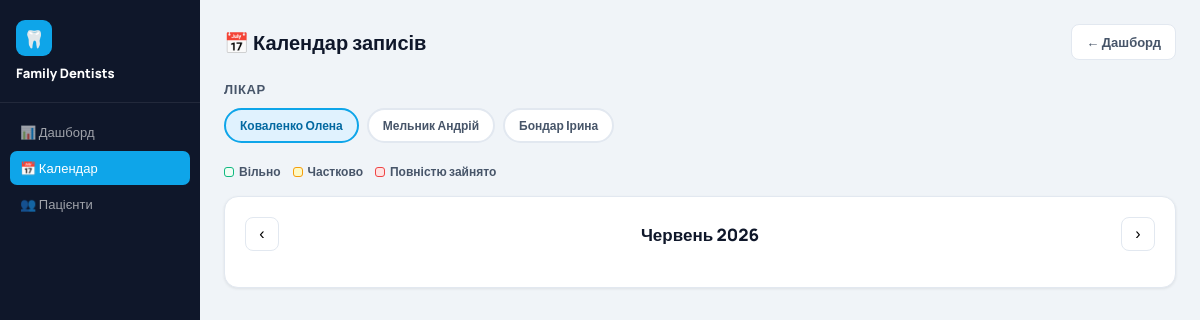
The app's page /calendar (signed in) with its own data.
### tables this page shows
CREATE TABLE doctors (
    id INTEGER PRIMARY KEY AUTOINCREMENT,
    name TEXT NOT NULL,
    specialty TEXT DEFAULT 'Стоматолог',
    telegram_id TEXT,
    active INTEGER DEFAULT 1
);

### web/app.py (the view)
@app.route("/calendar")
@require_login
def calendar():
    doctors = get_db().execute("SELECT * FROM doctors WHERE active = 1").fetchall()
    return render_template("calendar.html", doctors=doctors)

### web/app.py (called while the page is built)
def get_db():
    conn = sqlite3.connect(DB_PATH)
    conn.row_factory = sqlite3.Row
    return conn

def require_login(f):
    from functools import wraps
    @wraps(f)
    def decorated(*args, **kwargs):
        if not session.get("logged_in"):
            return redirect(url_for("login"))
        return f(*args, **kwargs)
    return decorated

### web/templates/calendar.html (shortened to what this page needs)
<!DOCTYPE html>
<html lang="uk">
<head>
</head>
<body>
<aside class="sidebar">
  <div class="logo"><div class="logo-icon">🦷</div><div class="logo-name">Family Dentists</div></div>
  <nav class="nav">
    <a href="/">📊 Дашборд</a>
    <a href="/calendar" class="active">📅 Календар</a>
    <a href="/patients">👥 Пацієнти</a>
  </nav>
</aside>
<main class="main">
  <div class="topbar">
    <div class="page-title">📅 Календар записів</div>
    <a href="/" class="btn btn-outline">← Дашборд</a>
  </div>
  <div class="section-title">Лікар</div>
  <div class="doctor-tabs" id="doctor-tabs">
    {% for d in doctors %}
    <div class="doctor-tab {% if loop.first %}active{% endif %}"
         onclick="selectDoctor({{ d.id }}, this)"
         data-id="{{ d.id }}">
      {{ d.name.split()[0] }} {{ d.name.split()[1] if d.name.split()|length > 1 else '' }}
    </div>
    {% endfor %}
  </div>
  <div class="legend">
    <div class="legend-item"><div class="legend-dot" style="background:#f0fdf4;border:1.5px solid #10b981"></div> Вільно</div>
    <div class="legend-item"><div class="legend-dot" style="background:#fef9c3;border:1.5px solid #f59e0b"></div> Частково</div>
    <div class="legend-item"><div class="legend-dot" style="background:#fee2e2;border:1.5px solid #ef4444"></div> Повністю зайнято</div>
  </div>
  <div class="cal-card">
    <div class="cal-header">
      <button class="cal-nav" onclick="prevMonth()">‹</button>
      <div class="cal-title" id="cal-title">Червень 2026</div>
      <button class="cal-nav" onclick="nextMonth()">›</button>
    </div>
  </div>
</main>
</body>
</html>

### web/templates/calendar.html (style rules this page uses)
* { box-sizing:border-box;margin:0;padding:0 }
body { font-family:'Manrope',sans-serif;background:#f0f4f8;color:#0f172a }
.sidebar { position:fixed;top:0;left:0;width:200px;height:100vh;background:#0f172a;display:flex;flex-direction:column;z-index:10 }
.logo { padding:20px 16px;border-bottom:1px solid rgba(255,255,255,.08) }
.logo-icon { width:36px;height:36px;background:#0ea5e9;border-radius:9px;display:flex;align-items:center;justify-content:center;font-size:17px;margin-bottom:8px }
.logo-name { font-size:13px;font-weight:800;color:#fff }
.nav { padding:12px 10px;flex:1 }
.nav a { display:flex;align-items:center;gap:8px;padding:8px 10px;border-radius:7px;color:rgba(255,255,255,.6);text-decoration:none;font-size:13px;font-weight:500;margin-bottom:2px;transition:all .15s }
.nav a.active { background:#0ea5e9;color:#fff }
.main { margin-left:200px;padding:24px }
.topbar { display:flex;justify-content:space-between;align-items:center;margin-bottom:20px;flex-wrap:wrap;gap:10px }
.page-title { font-size:20px;font-weight:800 }
.btn { display:inline-flex;align-items:center;gap:6px;padding:8px 14px;border-radius:8px;font-size:13px;font-weight:700;cursor:pointer;border:none;font-family:'Manrope',sans-serif;transition:all .15s;text-decoration:none }
.btn-outline { background:#fff;color:#475569;border:1.5px solid #e2e8f0 }
.doctor-tabs { display:flex;gap:8px;margin-bottom:20px;flex-wrap:wrap }
.doctor-tab { padding:7px 14px;border-radius:999px;font-size:12px;font-weight:700;cursor:pointer;border:2px solid #e2e8f0;background:#fff;color:#475569;transition:all .15s }
.doctor-tab.active { border-color:#0ea5e9;background:#e0f2fe;color:#0369a1 }
.cal-card { background:#fff;border-radius:14px;padding:20px;box-shadow:0 1px 3px rgba(0,0,0,.08);border:1px solid #e2e8f0;margin-bottom:20px }
.cal-header { display:flex;justify-content:space-between;align-items:center;margin-bottom:16px }
.cal-title { font-size:17px;font-weight:800 }
.cal-nav { width:34px;height:34px;border-radius:8px;border:1.5px solid #e2e8f0;background:#fff;font-size:16px;cursor:pointer;display:flex;align-items:center;justify-content:center;transition:all .15s }
.legend { display:flex;gap:12px;flex-wrap:wrap;margin-bottom:16px }
.legend-item { display:flex;align-items:center;gap:5px;font-size:12px;color:#475569;font-weight:600 }
.legend-dot { width:10px;height:10px;border-radius:3px }
.section-title { font-size:13px;font-weight:800;color:#475569;text-transform:uppercase;letter-spacing:.6px;margin-bottom:10px }

### records on screen
doctors: name "Коваленко", name.split|length "Олена"
doctors: name "Мельник", name.split|length "Андрій"
doctors: name "Бондар", name.split|length "Ірина"
